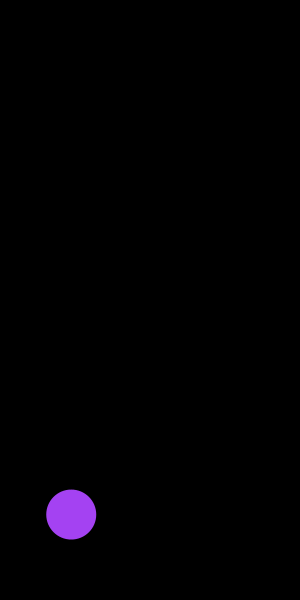
Frame 1 (no input)
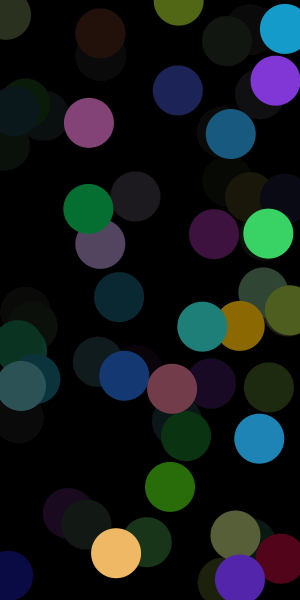
Frame 60 (the mouse pressed at the canvas centre just before this capture)
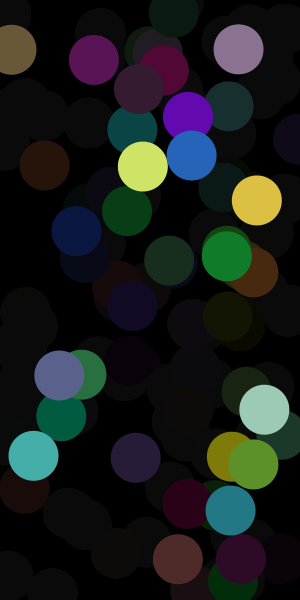
Frame 120 (the mouse held since frame 60 and released just before this capture)

The Processing sketch that drew these frames (run headless with seeded random() and noise(); from frame 60 on, the mouse is pressed at the canvas centre):

// Processing sketch: Animation_1
// ── Animation_1.pde
void setup()
{
  size(300, 600);
  background(0, 0, 0);
  noStroke();
}
void draw()
{
  fill( 0, 0, 0,12);
  rect(0, 0, width, height);
  fill(random(0, 255), random(0, 255), random(0, 255));
  ellipse(random(0, width), random(0, height), 50, 50);
}
